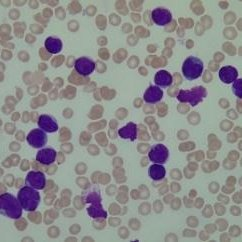
#> input picture Task_4/pic/cells.jpg, 242 x 242 px
$ python mean_shift.py   (older library calls are emulated)
#> lines starting #> are read from the running program, lines starting #| are printed output that depends on the picture
import numpy as np
from matplotlib import pyplot as plt
import cv2


class meanShiftSeg:

    def __init__(self, image, windowSize):
        self.image = np.array( image, copy = True )
        assert (self.image.shape[2] == 3), "The Image must be of three channels"
        self.windowSize = 2**windowSize
        print ("Window size : " , self.windowSize)
        self.segmentedImage = np.array( image, copy = True )
        self.colorSpace = np.zeros( (256,256) )
        self.numofClusters = np.int(256/self.windowSize)**2
        print ("# of clusters : ", self.numofClusters)
        self.clustersUV = np.zeros( shape=(self.numofClusters, 2) )


    def makeColorDataSpace(self):

        compU = np.reshape( self.image[:,:,1], (-1,1) )
        compV = np.reshape( self.image[:,:,2], (-1,1) )
        compUV = np.transpose(np.array((compU[:,0],compV[:,0])))

        for u,v in compUV :
                # print (u, v)
                self.colorSpace[ u,v ] += 1


    def classifyColors(self):

            wSize = self.windowSize
            numOfWindPerDim = np.int(np.sqrt( self.numofClusters ))
            for row in range( self.image.shape[0] ):
                for col in range( self.image.shape[1] ):
                    pixelU = self.segmentedImage[row,col,1]
                    pixelV = self.segmentedImage[row,col,2]
                    windowIdx = np.int( np.int(pixelV/wSize)  + np.int(numOfWindPerDim*( pixelU/wSize )))
                    self.segmentedImage[row,col,1] = self.clustersUV[windowIdx, 0]
                    self.segmentedImage[row,col,2] = self.clustersUV[windowIdx, 1]


    def findCenterMass(self, window):

        momntIdx = range( self.windowSize )
        totalMass = np.max(np.cumsum( window ))
        if (totalMass == 0):
            return self.windowSize/2 , self.windowSize/2
        if ( totalMass > 0 ):
            #Moment around column #0 ( around the x-axis )
            momentCol = np.max(np.cumsum(window.cumsum( axis=0 )[self.windowSize-1]*momntIdx))
            cntrCol = np.round(1.0*momentCol/totalMass)
            #Moment around row #0 ( around the y-axis )
            momentRow = np.max(np.cumsum(window.cumsum( axis=1 )[:,self.windowSize-1]*momntIdx))
            cntrRow = np.round(1.0*momentRow/totalMass)

            return cntrRow, cntrCol


    def windowIter(self, row, col):


        wSize = self.windowSize
        hWSize = wSize/2
        prevRow = 0
        prevCol = 0

        window = self.colorSpace[ row:row+wSize,col:col+wSize ]

        newRow, newCol = self.findCenterMass( window )
        numOfIter = 0
        while( prevRow != newRow-hWSize and prevCol != newCol-hWSize ):
            if( numOfIter > np.sqrt(self.numofClusters) ):
                break

            prevRow = newCol-hWSize
            prevCol = newCol-hWSize

            nxtRow = int((prevRow+row)%(256-wSize))
            nxtCol = int((prevCol+col)%(256-wSize))
            window = self.colorSpace[ nxtRow:nxtRow+wSize,nxtCol:nxtCol+wSize ]
            newRow, newCol = self.findCenterMass( window )
            numOfIter += 1
        return row + newRow, col + newCol


    def applyMeanShift(self):

        self.makeColorDataSpace()
        wSize = self.windowSize

        numOfWindPerDim = np.int(np.sqrt( self.numofClusters ))
        clustersTemp = []
        for itrRow in range( numOfWindPerDim ):
            for itrCol in range( numOfWindPerDim ):
                cntrRow, cntrCol = self.windowIter(int(itrRow*wSize),int(itrCol*wSize))

                clustersTemp.append( (cntrRow, cntrCol) )

        self.clustersUV = np.array( clustersTemp )
        print (" Clusters formed ")
        print ("Clusters Centers : ")
        print (self.clustersUV)
        self.classifyColors()

        return self.segmentedImage


    def getSegmentedImage(self):
        return self.segmentedImage


if __name__== "__main__":
    path = "pic/cells.jpg"

    im = cv2.imread( path )
#> im is the input picture: shape (242, 242, 3); mean B, G, R 142, 140.3, 141
    rgb = cv2.cvtColor(im, cv2.COLOR_BGR2RGB)


    imageLUV = cv2.cvtColor( rgb, cv2.COLOR_RGB2LUV )
#> imageLUV: shape (242, 242, 3); mean of channels 0, 1, 2 148.5, 96.1, 136.1

    meanShift = meanShiftSeg( imageLUV , 7)
    segImage = meanShift.applyMeanShift()
#> in makeColorDataSpace, `compUV = np.transpose(np.array((compU[:,0],compV[:,0])))`: compUV = 58564 pairs, first value 86 to 112, second value 75 to 156
#> the loop in makeColorDataSpace, `for u,v in compUV :` made 58564 passes
#> (u, v) on passes 1 to 3: (96, 146), (96, 146), (96, 146)
#> after the loop in makeColorDataSpace, `for u,v in compUV :`:
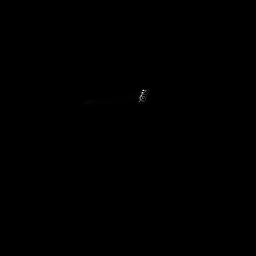
#> self.colorSpace: shape (256, 256) float64; min 0, max 2505, mean 0.9; drawn with min black and max white
#> the loop in applyMeanShift, `for itrRow in range( numOfWindPerDim ):` made 2 passes
#> in applyMeanShift, `self.clustersUV = np.array( clustersTemp )`: self.clustersUV = [[59, 99], [102, 229], [192, 64], [192, 192]]
#| [[ 59.  99.]
#|  [102. 229.]
#|  [192.  64.]
#|  [192. 192.]]
#> after the loop in classifyColors, `for row in range( self.image.shape[0] ):`: self.segmentedImage: shape (242, 242, 3); mean of channels 0, 1, 2 148.5, 179.5, 86.8

    fig , ax = plt.subplots(1,2)
    ax[0].imshow(rgb)
    ax[0].title.set_text('original_rgb')
    ax[1].imshow(segImage)
    ax[1].title.set_text('seg_img_luv')
    plt.show()
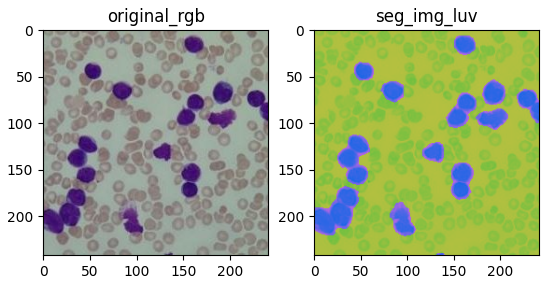
#> figure drawn by matplotlib, 2 panels
